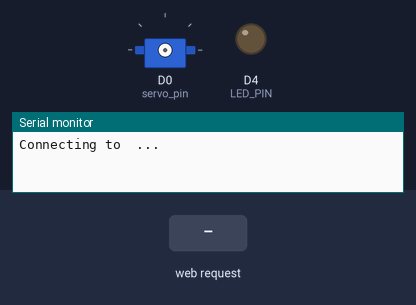
A sketch run on a simulated ESP8266 (NodeMCU). Parts: servo, output pins drawn as LEDs (lit = HIGH), the last lines printed to the serial monitor. The test bench sets the inputs (shaded band). WiFi joins after 1.5 s; servers stay silent unless stated; the local clock reads 2024-03-15 10:24:30 at power-on unless the sketch sets it.

Above: at 0.1 s.
At 3.2 s:
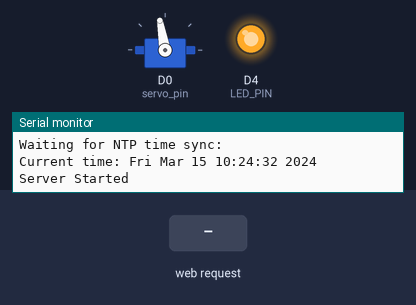
3.3 s: HTTP request GET / received
At 3.48 s:
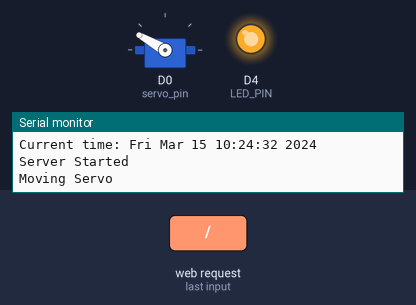
Timing chart, 0 to 6.3 s (numbered marks = the images above; inputs shaded):
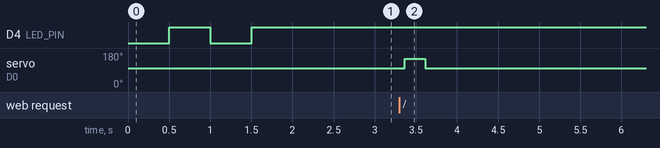

Measured:
- after the input at 3.3 s, servo on D0 (servo_pin): 100° → 150° after 0.06 s, → 100° 0.25 s later

The sketch:

servo_trigger.ino
```cpp
#include <ESP8266WiFi.h>
#include <ESP8266WebServer.h>
#include <ESP8266mDNS.h>
#include <Servo.h>
#include <time.h>
#include <stdlib.h>

String setHtml = "<!DOCTYPE html>\
<html>\
    <head>\
        <title>Servo Trigger</title>\
    </head>\
    <body>\
        <p>Boiling Water</p>\
    </body>\
</html>";
Servo sv;
int servo_pin = D0;
int LED_PIN = BUILTIN_LED;
const char* ssid = "";
const char* password = "";
String ip;
ESP8266WebServer server(80);

std::function<void()> handleClient = []() {
  MDNS.update();
  server.handleClient();
};


class ServoContext
{
public:
    ServoContext( Servo* servo, int pin ) : servo_(servo), pin_(pin) {
        servo_->attach(pin_);
    }
    ~ServoContext() { servo_->detach(); }

    int move(int i, int timeout=-1) {
        int last = sv.read();
        int diff = abs(i - last);
        int d = timeout;
        sv.write(i);
        if ( timeout == -1 )
        {
            d = 5 * diff;
        }
        delay(d);
        return sv.read();
    }
    int pin_;
    Servo* servo_;
};

// template argument is function callback every time ip cannot be obtained
template <class T>
String waitForConnection(T fail_func) {
  Serial.print("Connecting to ");
  Serial.print(ssid);
  Serial.println(" ...");

  String ip = "";
  while (ip == "") {
    if (WiFi.status() == WL_CONNECTED){
      Serial.println("Your ESP is connected!");
      Serial.println("Your IP address is: ");
      Serial.println(WiFi.localIP());
      Serial.println("");
      ip = WiFi.localIP().toString();
    } else {
      fail_func();
      Serial.println("WiFi not connected");
      Serial.println("");
    }
  }
  return ip;
}

// Set time via NTP, as required for x.509 validation
void setClock() {
  configTime(-7 * 3600, 0, "pool.ntp.org", "time.nist.gov");
  Serial.print("Waiting for NTP time sync: ");
  time_t now = time(nullptr);
  while (now < 8 * 3600 * 2) {
    delay(500);
    Serial.print(".");
    now = time(nullptr);
  }
  Serial.println("");
  struct tm timeinfo;
  gmtime_r(&now, &timeinfo);
  Serial.print("Current time: ");
  Serial.print(asctime(&timeinfo));
}
void setupSerial(int baud, int timeout) {
  Serial.begin(baud);
  Serial.setTimeout(timeout);
  // Wait for serial to initialize.
  while(!Serial) { }
  Serial.println('\n');
}

void blinkLed(int half_time, int led_pin, bool swap = false) {
    // Low and high swapped for onboard led
    digitalWrite(led_pin, swap ? HIGH : LOW);
    delay(half_time);
    digitalWrite(led_pin, swap ? LOW : HIGH);
    delay(half_time);
}

void moveServo()
{
    Serial.println("Moving Servo");
    std::unique_ptr<ServoContext> sc(new ServoContext(&sv, servo_pin));
    sc->move(150);
    sc->move(100, 1000);
    server.send(200, "text/html", setHtml);
}

void setup() {
    setupSerial(115200, 2000);

    WiFi.mode(WIFI_STA);
    WiFi.begin(ssid, password);             // Connect to the network

    pinMode(LED_PIN, OUTPUT);
    digitalWrite(LED_PIN, HIGH);

    ip = waitForConnection([]() { blinkLed(500, LED_PIN, false); });

    setClock();
    server.on("/", moveServo);
    server.begin();
    Serial.println("Server Started");

    std::unique_ptr<ServoContext> sc(new ServoContext(&sv, servo_pin));
    sc->move(100);
}

void loop() {
    handleClient();
    delay(100);
}
```
